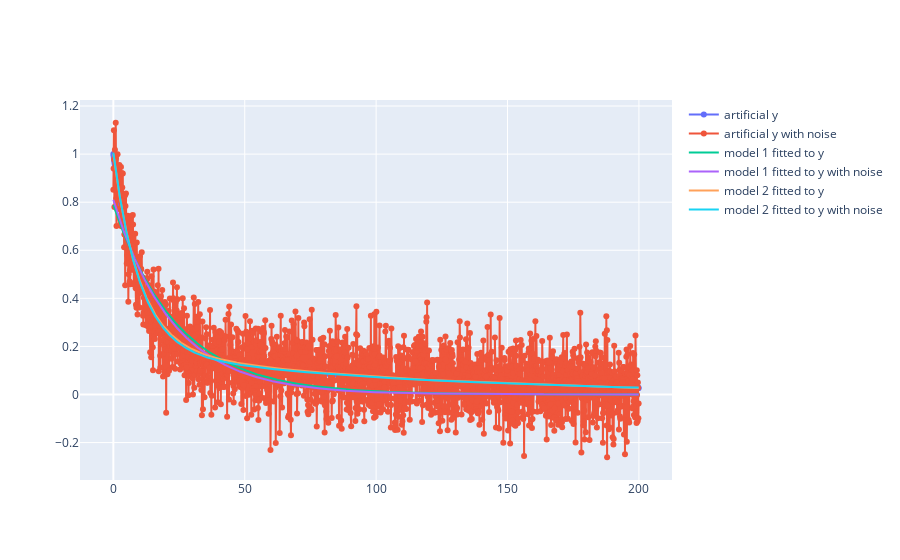

Notebook source saved alongside this figure:
### Markdown cell above
## 1. Fitting a model to data

1. Prepare an artificial data set composed of $t$ = \[0.0, 0.1, 0.2,..., 200\] and $y = 0.8e^{-c_1 t}+0.2 e^{-c_2 t}$ where $c_1$ = 0.1 and $c_2$ = 0.01. Then, use [`scipy.optimize.curve_fit`](https://docs.scipy.org/doc/scipy/reference/generated/scipy.optimize.curve_fit.html) to find the best fit of our "model" of the functional form $y = A \exp(-a t)$ where $A$ and $a$ are constant parameters.
2. Add gaussian noise ([`numpy.random.randn`](https://numpy.org/doc/stable/reference/random/generated/numpy.random.randn.html)) to the $y$ data and see how the model fitting is affected depending on the amplitude of the noise. Also, compare the results with a model with two exponential terms, $y = A_1 \exp(-a_1 t) + A_2 \exp(-a_2 t)$. How would you determine which model is better given the goodness of fit and number of parameters?
3. Load the data file `ipsc_acc_17711000.dat` (Use [`numpy.loadtxt`](https://numpy.org/doc/stable/reference/generated/numpy.loadtxt.html)). Note that the first and second column are time in millisecond and a time series derived from experimental data, respectively) and try to fit the sum-of-exponentials models to this data. Choose your best model/fit and describe how you validate the result.

### Code cell
import numpy as np
import scipy.optimize as op
import plotly.express as px
import plotly.graph_objects as go


# 1.
t = np.arange(0, 200, 0.1)
c1 = 0.1
c2 = 0.01
y = 0.8 * np.exp(- c1 * t) + 0.2 * np.exp(- c2 * t)

def model(t, A, a):
    return A * np.exp(-a*t)

params, _ = op.curve_fit(model, t, y, [1]*2)
res = model(t, *params)


# 2.
y_noise = y + np.random.normal(0, 0.1, len(y))

def model2(t, A1, a1, A2, a2):
    return A1 * np.exp(- a1 * t) + A2 * np.exp(- a2 * t)

params_noise, _ = op.curve_fit(model, t, y_noise, [1]*2)
res_noise = model(t, *params_noise)

params2, _ = op.curve_fit(model2, t, y, [0.5]*4)
res2 = model2(t, *params2)
params2_noise, _ = op.curve_fit(model2, t, y_noise, [0.5]*4)
res2_noise = model2(t, *params2_noise)



fig = go.Figure()
fig.add_trace(go.Scatter(x=t, y=y,
                    mode='markers+lines',
                    name='artificial y'))
fig.add_trace(go.Scatter(x=t, y=y_noise,
                    mode='markers+lines',
                    name='artificial y with noise'))
fig.add_trace(go.Scatter(x=t, y=res, 
                    mode='lines',
                    name='model 1 fitted to y'))
fig.add_trace(go.Scatter(x=t, y=res_noise,
                    mode='lines',
                    name='model 1 fitted to y with noise'))
fig.add_trace(go.Scatter(x=t, y=res2,
                    mode='lines',
                    name='model 2 fitted to y'))
fig.add_trace(go.Scatter(x=t, y=res2_noise,
                    mode='lines',
                    name='model 2 fitted to y with noise'))

fig.show()
print(params2, params2_noise)

# from plotly.subplots import make_subplots
# stds = [dev/np.var(dev) for dev in deviations]
# variances = [np.var(std) for std in stds]
# aics = [len(y) * np.log() + 2*2 for dev in deviations]
# print(aics)

# fig_bar = make_subplots(specs=[[{"secondary_y": True}]])

# # fig_bar.add_trace(go.Bar(name='variance', x=['model 1 fitted to y', 'model 1 fitted to y with noise', 'model 2 fitted to y', 'model 2 fitted to y with noise'], y=variances), secondary_y=False)
# fig_bar.add_trace(go.Bar(name='AIC', x=['model 1 fitted to y', 'model 1 fitted to y with noise', 'model 2 fitted to y', 'model 2 fitted to y with noise'], y=aics), secondary_y=True)
# fig_bar.show()

### Figure 1 — Plotly figure (JSON) as saved in the notebook; plotly's stock layout.template omitted (floating-point values rounded to 4 significant figures; data arrays with more than 128 entries replaced by an {"elided": "..."} marker saying what was removed)
{"data": [{"mode": "markers+lines", "name": "artificial y", "type": "scatter", "x": {"elided": "2000 float values"}, "y": {"elided": "2000 float values"}}, {"mode": "markers+lines", "name": "artificial y with noise", "type": "scatter", "x": {"elided": "2000 float values"}, "y": {"elided": "2000 float values"}}, {"mode": "lines", "name": "model 1 fitted to y", "type": "scatter", "x": {"elided": "2000 float values"}, "y": {"elided": "2000 float values"}}, {"mode": "lines", "name": "model 1 fitted to y with noise", "type": "scatter", "x": {"elided": "2000 float values"}, "y": {"elided": "2000 float values"}}, {"mode": "lines", "name": "model 2 fitted to y", "type": "scatter", "x": {"elided": "2000 float values"}, "y": {"elided": "2000 float values"}}, {"mode": "lines", "name": "model 2 fitted to y with noise", "type": "scatter", "x": {"elided": "2000 float values"}, "y": {"elided": "2000 float values"}}], "layout": {}}
